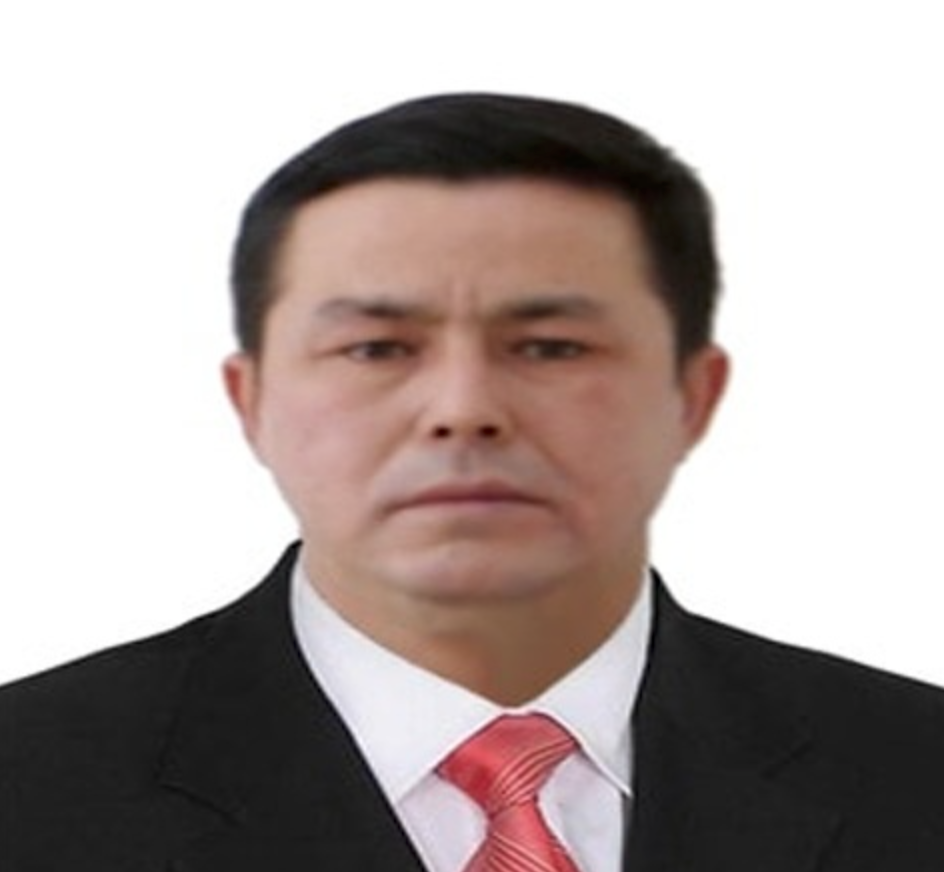
#> input picture python/code_016/test.png, 944 x 872 px
$ python opencv_016.py
#> lines starting #> are read from the running program, lines starting #| are printed output that depends on the picture
import cv2 as cv
import numpy as np

src = cv.imread("./test.png")
#> src is the input picture: shape (872, 944, 3); mean B, G, R 161.7, 164.5, 176
cv.namedWindow("input", cv.WINDOW_AUTOSIZE)
cv.imshow("input", src)
h, w = src.shape[:2]
#> h = 872; w = 944

# 获取ROI
cy = h//2
#> cy = 436
cx = w//2
#> cx = 472
roi = src[cy-100:cy+100,cx-100:cx+100,:]
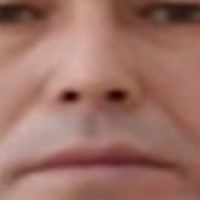
#> roi: shape (200, 200, 3); mean B, G, R 101, 112, 156.8
cv.imshow("roi", roi)

# copy ROI
image = np.copy(roi)

# modify ROI
roi[:, :, 0] = 0
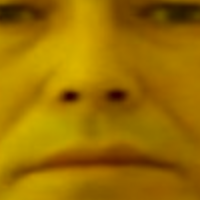
#> roi: shape (200, 200, 3); mean B, G, R 0, 112, 156.8
cv.imshow("result", src)
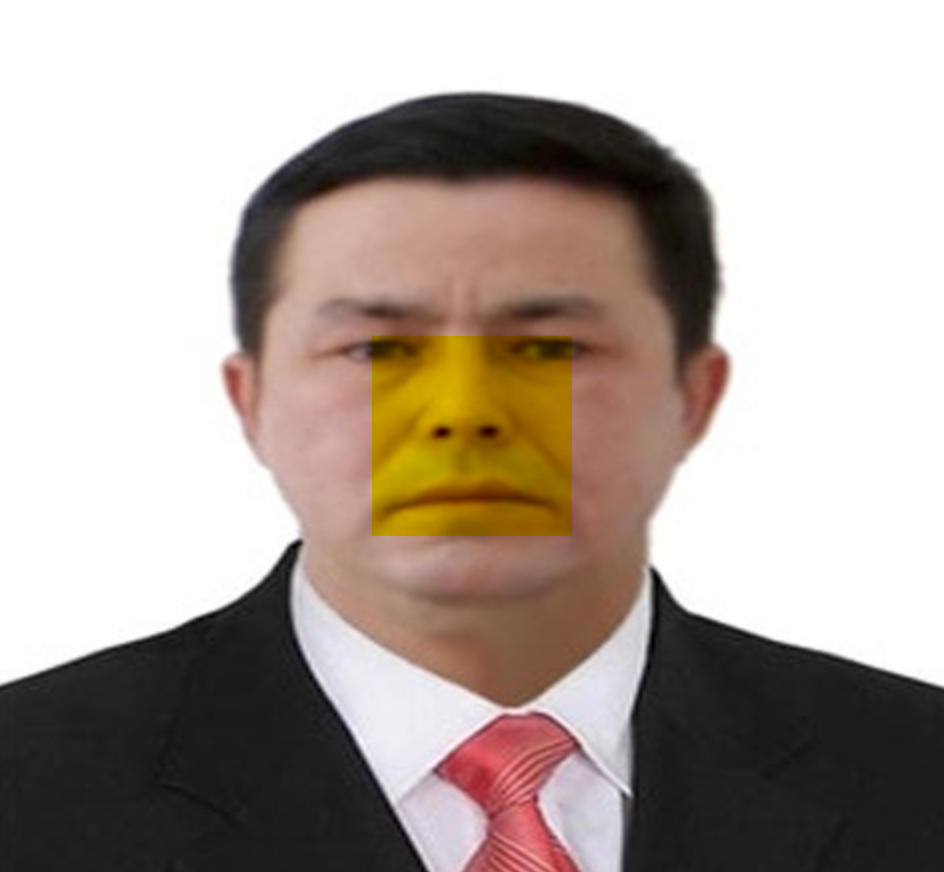
#> window 'result': shape (872, 944, 3); mean B, G, R 156.8, 164.5, 176

# modify copy roi
image[:, :, 2] = 0
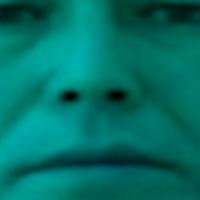
#> image: shape (200, 200, 3); mean B, G, R 101, 112, 0
cv.imshow("result", src)
cv.imshow("copy roi", image)

# example with ROI - generate mask
src2 = cv.imread("./test.png")
cv.imshow("src2", src2)
hsv = cv.cvtColor(src2, cv.COLOR_BGR2HSV)
#> hsv: shape (872, 944, 3); mean H, S, V 19.3, 27.6, 176.4
mask = cv.inRange(hsv, (35, 43, 46), (99, 255, 255))
#> mask: shape (872, 944); every value is 0

# extract person ROI
mask = cv.bitwise_not(mask)
#> mask: shape (872, 944); every value is 255
person = cv.bitwise_and(src2, src2, mask=mask)

# generate background
result = np.zeros(src2.shape, src2.dtype)
result[:,:,0] = 255

# combine background + person
mask = cv.bitwise_not(mask)
dst = cv.bitwise_or(person, result, mask=mask)
#> dst: shape (872, 944, 3); every value is 0
dst = cv.add(dst, person)

cv.imshow("dst", dst)

cv.waitKey(0)
cv.destroyAllWindows()
